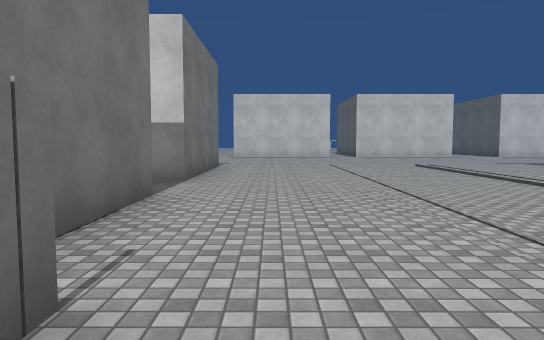
view 1 (above)

24 first-person views from a walk through a scene from a Unity 3-D project. The camera is 1.4 m above the floor, tilts 4° down and sees 70° across. The floor is counted in squares, 2 m on a side. Each view is taken from the middle of a square. On the plan, view 1 faces up. The plan holds only what a view shows up to about 11 squares ahead; the rest is blank. The place goes on beyond the plan. The player is left out. Some animated figures are not drawn. Surface patterns are stand-ins for the level's own textures.

view 2
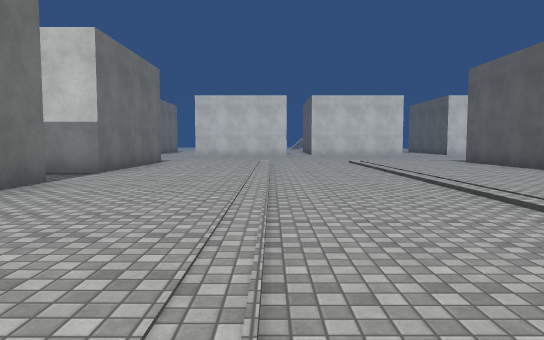

view 3
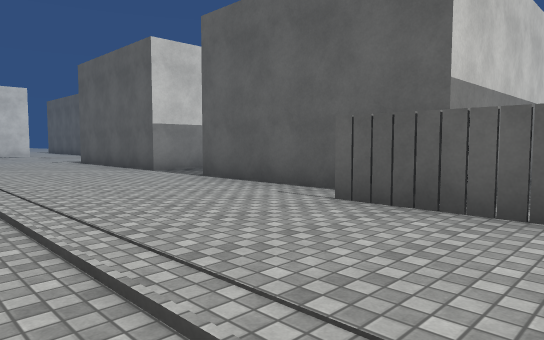

view 4
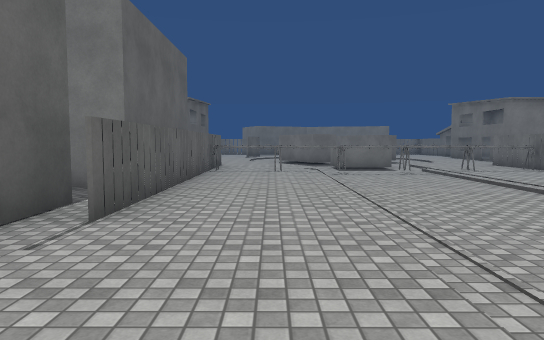

view 5
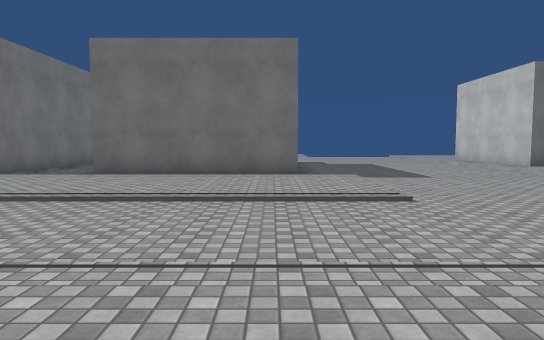

view 6
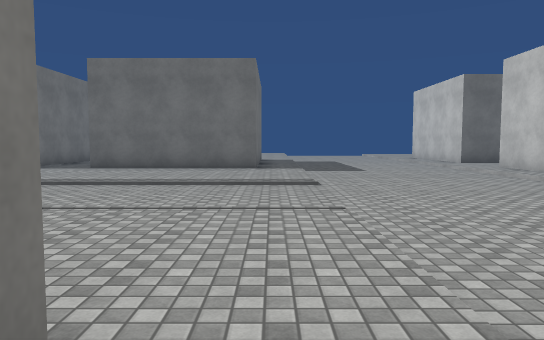

view 7
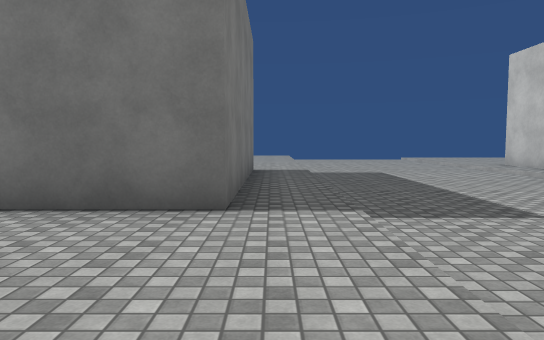

view 8
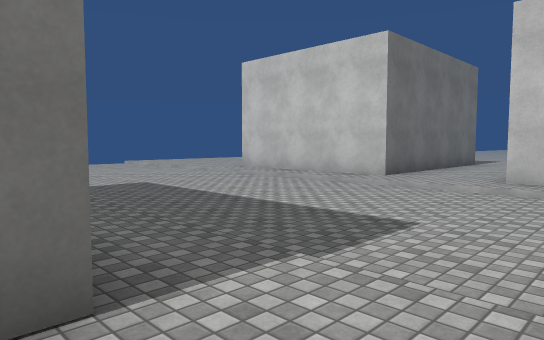

view 9
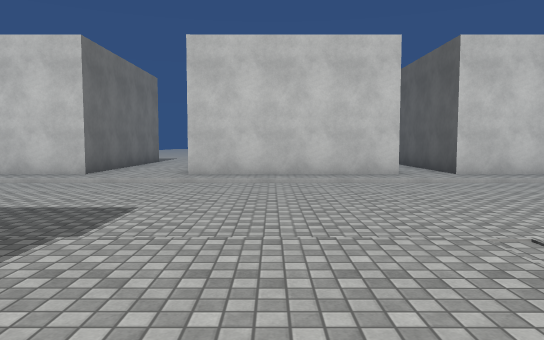

view 10
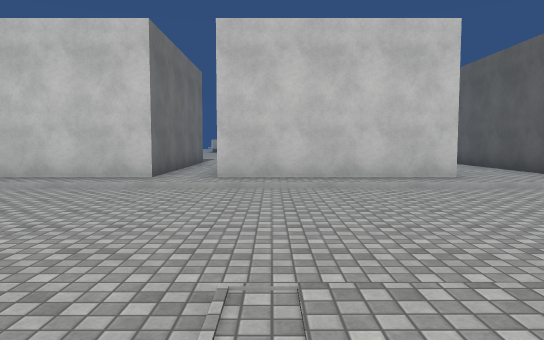

view 11
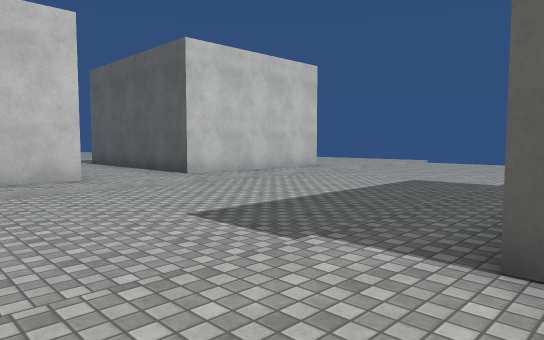

view 12
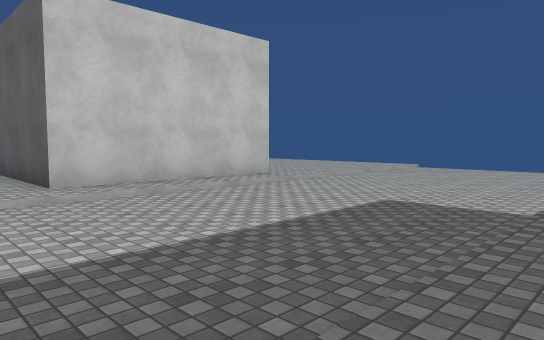

view 13
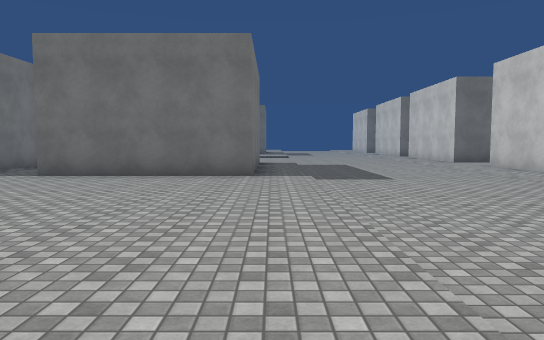

view 14
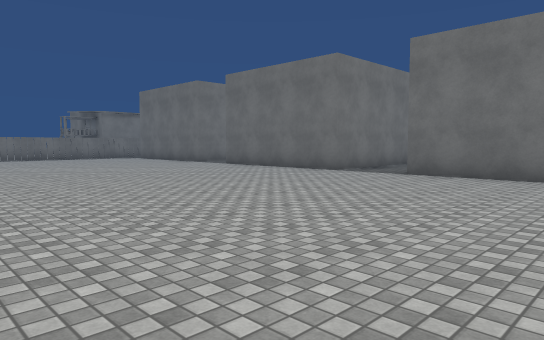

view 15
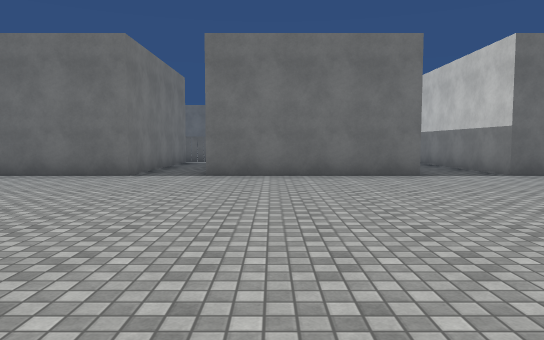

view 16
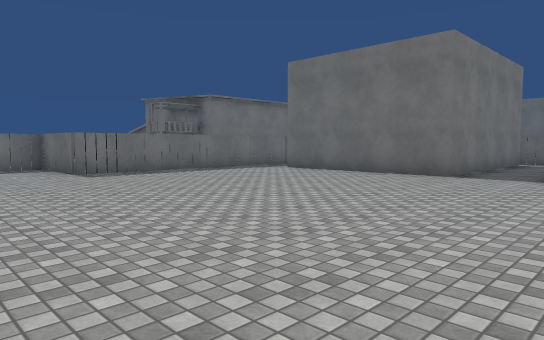

view 17
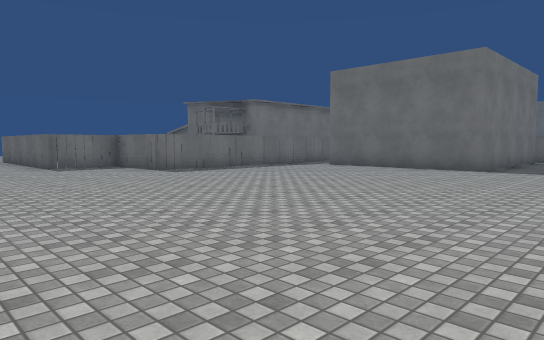

view 18
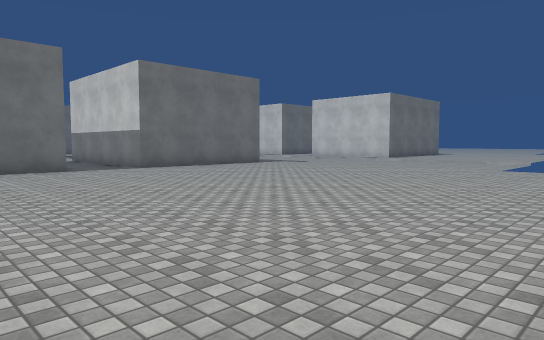

view 19
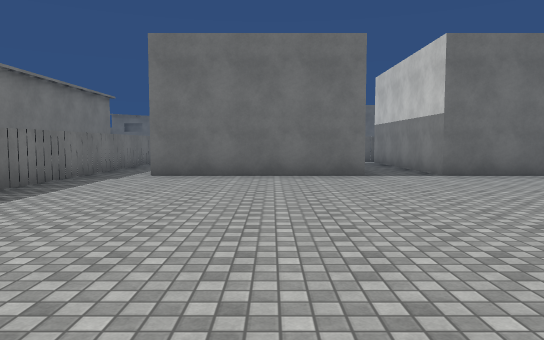

view 20
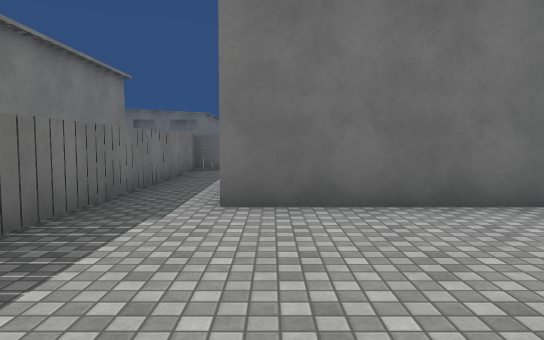

view 21
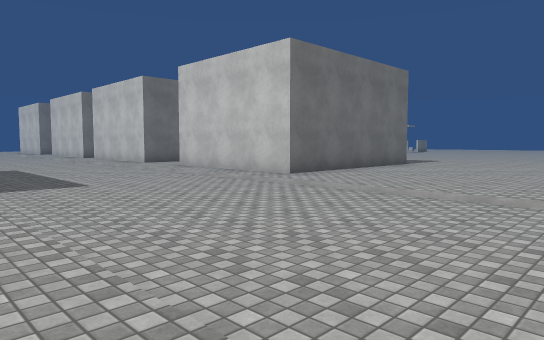

view 22
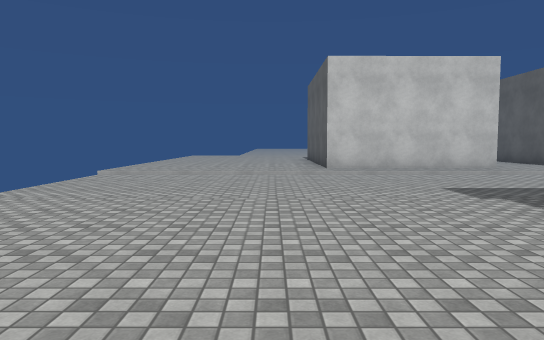

view 23
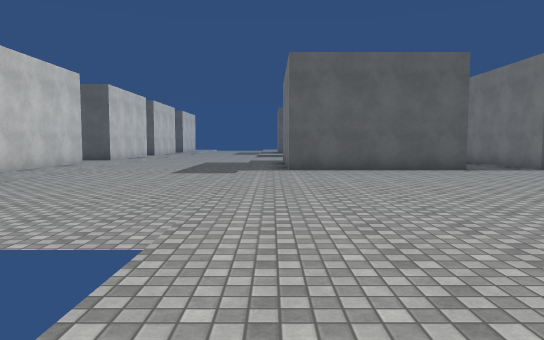

view 24
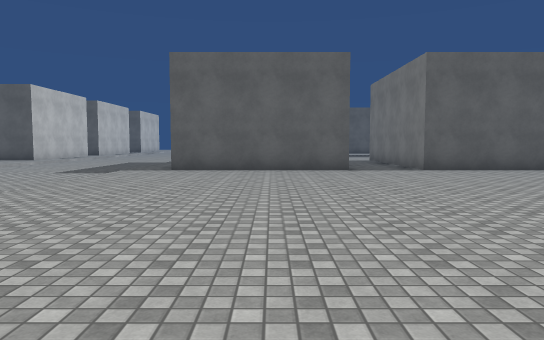

### Floor plan
Key: @ floor where view 1 was taken; # wall or solid block; . main floor; - floor 0.25 m lower than the main floor; / step, stairs or slope; ^ raised ledge.
Columns run from 17 left of view 1 to 24 right of it. Each row starts with its distance up from view 1.
 21              #.    #.#    ..#   #....
 20              #..   #.#    ..#   #.....
 19    ......#####..####.#####..#####.....
 18    ...................................
 17    -----------------------------------
 16    -----------------------------------
 15    -----------------------------------
 14    -----------------------------------
 13    /////////////////--////////////////
 12 .................../--..................
 11  .........######.../--....#####.........
 10  .........#    #.../--....#   #..........
  9 ..........#    #.../--....#   #..........
  8  .........#    #.../--....#   #..........
  7   ........#   ##.../--....#####..........
  6     ........ ....../--..... .............
  5      .....######.../--....#####...........
  4        ...#    #.../--....#   #...........
  3         ..#    #.../--....#   #...........
  2           #     .../--....#   #...........
  1                 #../--...######...........
  0                  @./--...#................
 -1                    /--...######...........
 -2                   ./--...#    #..........
 -3                  ../--...#    #..........
 -4                  ../--...#    #..........
 -5                 ####-#####    #..........
 -6                 #..-^--.#................
 -7                         #############...

Positions as (right, up) in squares from view 1, and headings:
1: (0, 0), facing up
2: (2, -1), facing up
3: (4, -1), facing up-right
4: (6, 5), facing down
5: (7, 11), facing left
6: (9, 12), facing left
7: (2, 12), facing left
8: (0, 11), facing up-left
9: (0, 10), facing up
10: (5, 11), facing up
11: (6, 11), facing up-right
12: (9, 12), facing up-right
13: (22, 12), facing left
14: (22, 11), facing down-left
15: (22, 2), facing left
16: (22, 2), facing down-left
17: (24, 2), facing down-left
18: (24, 2), facing up-left
19: (22, -3), facing left
20: (18, -5), facing left
21: (21, 12), facing up-left
22: (-10, 8), facing up
23: (-17, 12), facing right
24: (-17, 9), facing right
